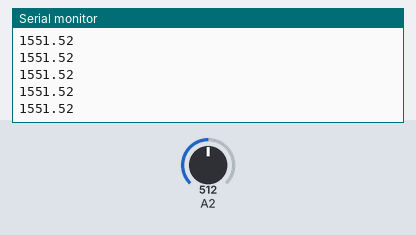
The sketch below on a simulated Arduino Uno, built with avr-gcc and run on an emulated ATmega328P. On the bench: the last lines printed to the serial monitor. Inputs (shaded band) come from the test bench; at power-on: A2 = 512.

Above: at 1.2 s.
1.3 s: A2 set to 716
At 2.0 s:
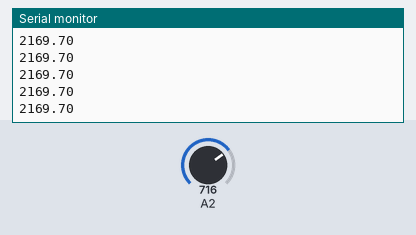
2.8 s: A2 set to 900
At 3.5 s:
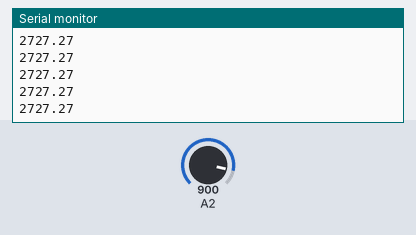
Timing chart, 0 to 5.8 s (numbered marks = the images above; inputs shaded):
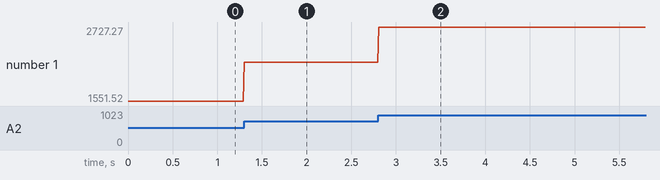

Measured:
- after the input at 1.3 s, the serial monitor: prints a new line at once (image 1)
- after the input at 2.8 s, the serial monitor: prints a new line at once (image 2)
- plotted number 1: 1551.52 → 2169.7 after the input at 1.3 s, 2169.7 → 2727.27 after the input at 2.8 s

The sketch:

LCTA21CESensor.ino
```cpp
// out - PIN D4

void setup() {
  Serial.begin(115200);
}

void loop() {
  //int state = digitalRead(4);  // PIN D4
  float state = analogRead(A2);  // PIN A2

  Serial.println((state/330) *1000);
  delay(10);
}
```
